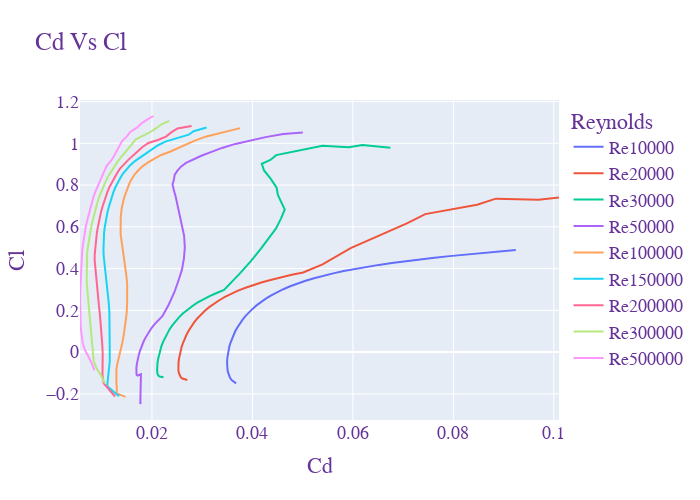

Notebook source saved alongside this figure:
### Code cell
import plotly.graph_objects as go
fig = go.Figure()

for re in reynolds:
    polar = polars[re]
    fig.add_trace(go.Scatter(
        x=polar['CD'],
        y=polar['CL'],
        name="Re" + str(re)      # this sets its legend entry
    ))

    fig.update_layout(
        title="Cd Vs Cl",
        width=700, 
        height=500,
        xaxis_title="Cd",
        yaxis_title="Cl",
        legend_title="Reynolds",
        font=dict(
            family="Courier New, monospace",
            size=18,
            color="RebeccaPurple"
        )
    )

fig.show()
